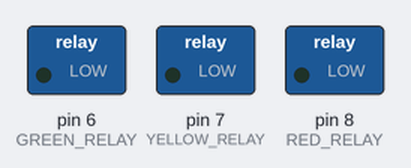
A sketch run on a simulated Arduino Uno, built with avr-gcc and run on an emulated ATmega328P. Shown: switched loads named in the sketch (green lamp = pin HIGH).

Above: at 2.0 s.
At 6.0 s:
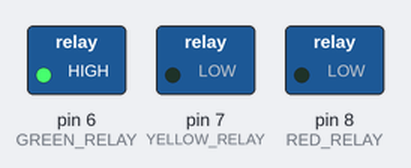
At 10.0 s:
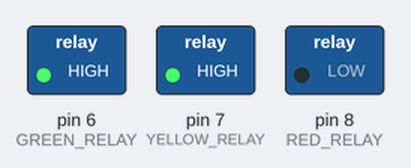
Timing chart, 0 to 15.6 s (numbered marks = the images above):
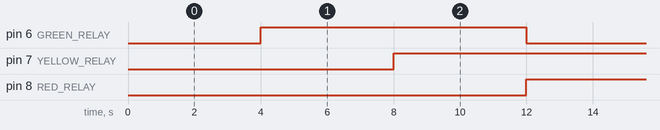

Measured:
- by itself, pin 6 (GREEN_RELAY), pin 7 (YELLOW_RELAY), pin 8 (RED_RELAY): alternates HIGH for 8.0 s and LOW for 4.0 s

The sketch:

arduino-streetlight.ino
```cpp
#define GREEN_RELAY  6
#define YELLOW_RELAY  7
#define RED_RELAY  8


void setup()
{
  pinMode(GREEN_RELAY, OUTPUT);
  pinMode(YELLOW_RELAY, OUTPUT);
  pinMode(RED_RELAY, OUTPUT);

}
 void loop()
{
  lightItUp(GREEN_RELAY);
  lightItUp(YELLOW_RELAY);
  lightItUp(RED_RELAY);
}

 /**
 Function to light up the lights connected to the passed in pin number with a 4 second light time.
 */
 void lightItUp(int pin)
 {
   digitalWrite(pin,LOW);
   delay(4000);
   digitalWrite(pin,HIGH);
 }
```
